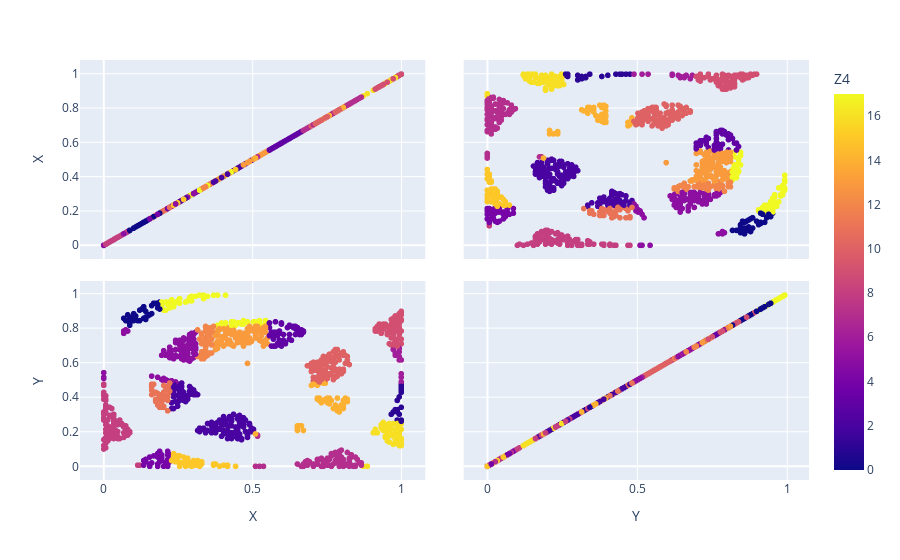

The notebook cell saved with this chart:
### Code cell
df_pred_distance=pd.DataFrame(pd.concat([pd.DataFrame(X_test,columns=['X','Y']),pd.DataFrame(Y_pred_1,columns=[select_name_Z])],axis=1))
fig = px.scatter_matrix(df_pred_distance,
    dimensions=['X','Y'],
    color=select_name_Z)
fig.show()

### Figure 1 — Plotly figure (JSON) as saved in the notebook; plotly's stock layout.template omitted (floating-point values rounded to 4 significant figures; data arrays with more than 128 entries replaced by an {"elided": "..."} marker saying what was removed)
{"data": [{"dimensions": [{"axis": {"matches": true}, "label": "X", "values": {"elided": "1071 float values"}}, {"axis": {"matches": true}, "label": "Y", "values": {"elided": "1071 float values"}}], "hovertemplate": "%{xaxis.title.text}=%{x}<br>%{yaxis.title.text}=%{y}<br>Z4=%{marker.color}<extra></extra>", "legendgroup": "", "marker": {"color": {"elided": "1071 int values"}, "coloraxis": "coloraxis", "symbol": "circle"}, "name": "", "showlegend": false, "type": "splom"}], "layout": {"coloraxis": {"colorbar": {"title": {"text": "Z4"}}, "colorscale": [[0, "#0d0887"], [0.1111, "#46039f"], [0.2222, "#7201a8"], [0.3333, "#9c179e"], [0.4444, "#bd3786"], [0.5556, "#d8576b"], [0.6667, "#ed7953"], [0.7778, "#fb9f3a"], [0.8889, "#fdca26"], [1, "#f0f921"]]}, "dragmode": "select", "legend": {"tracegroupgap": 0}, "margin": {"t": 60}}}
